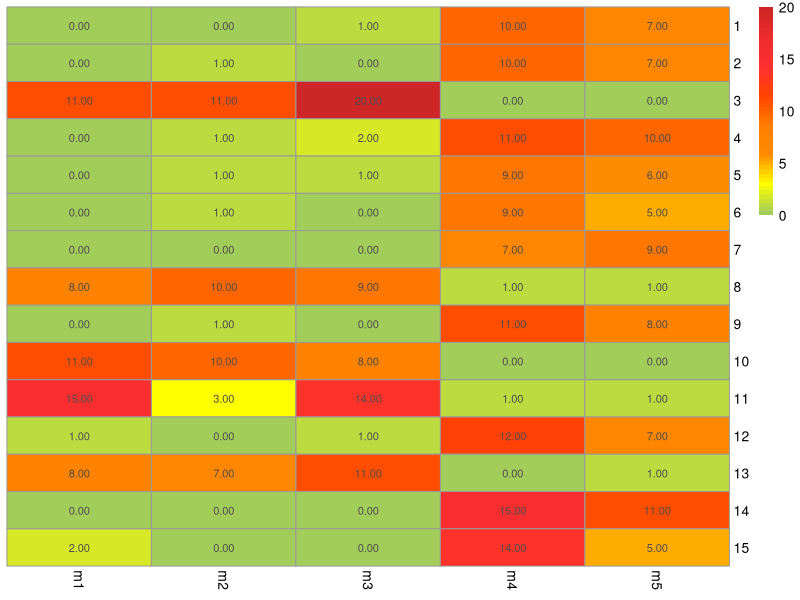
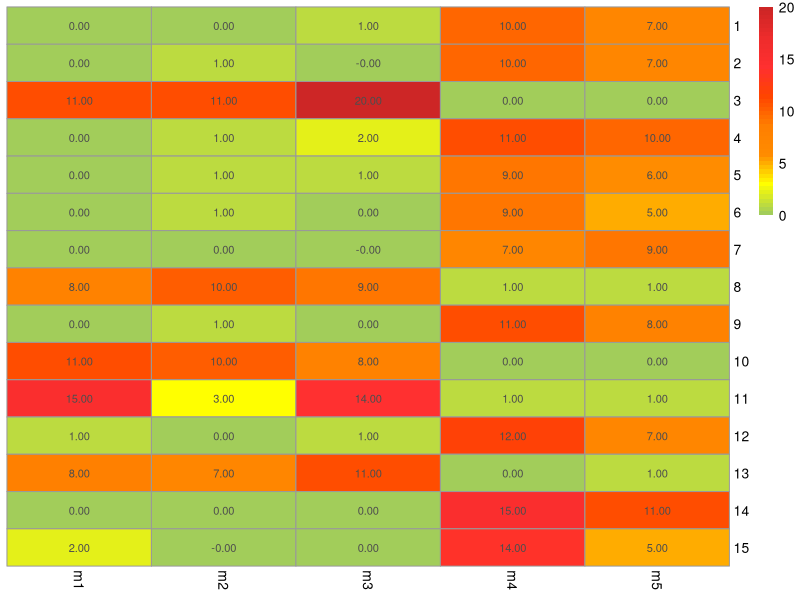
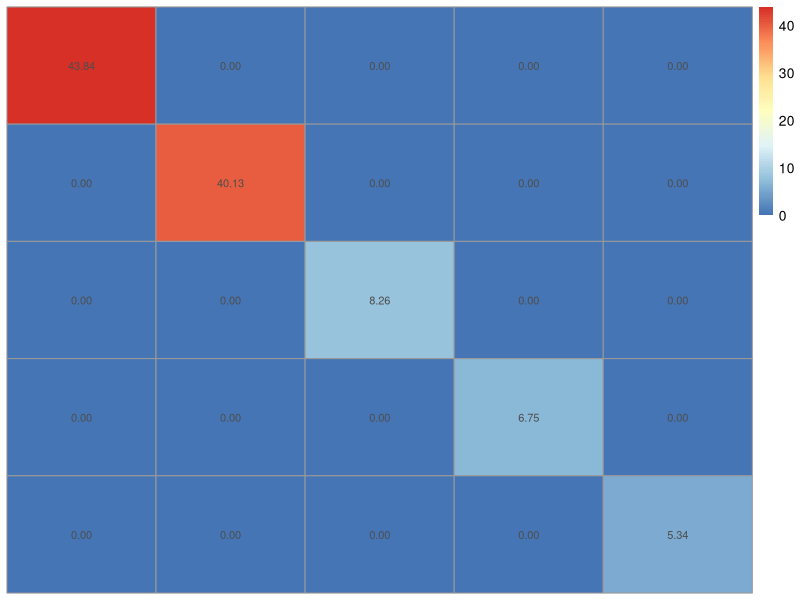
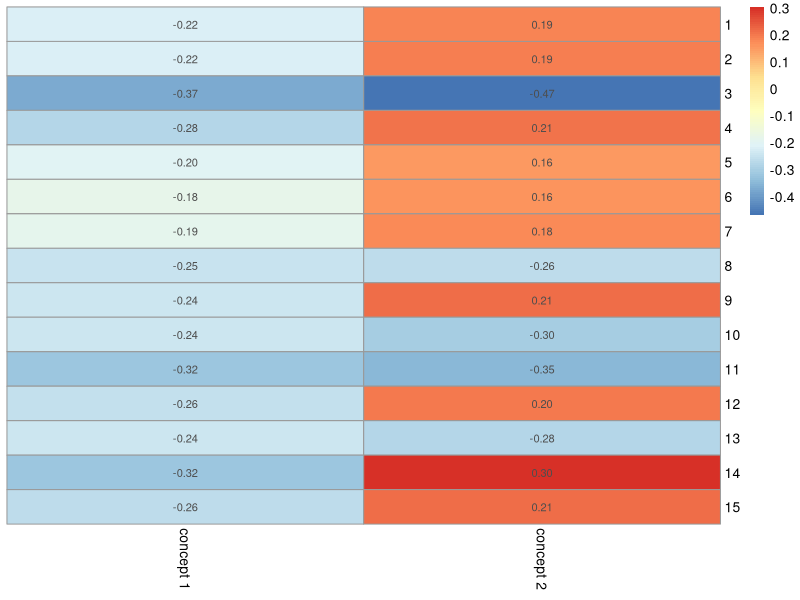
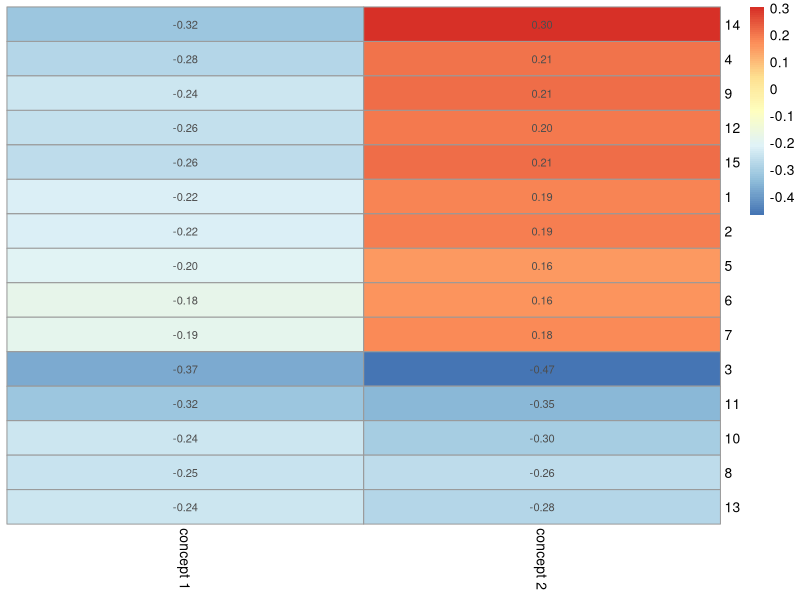
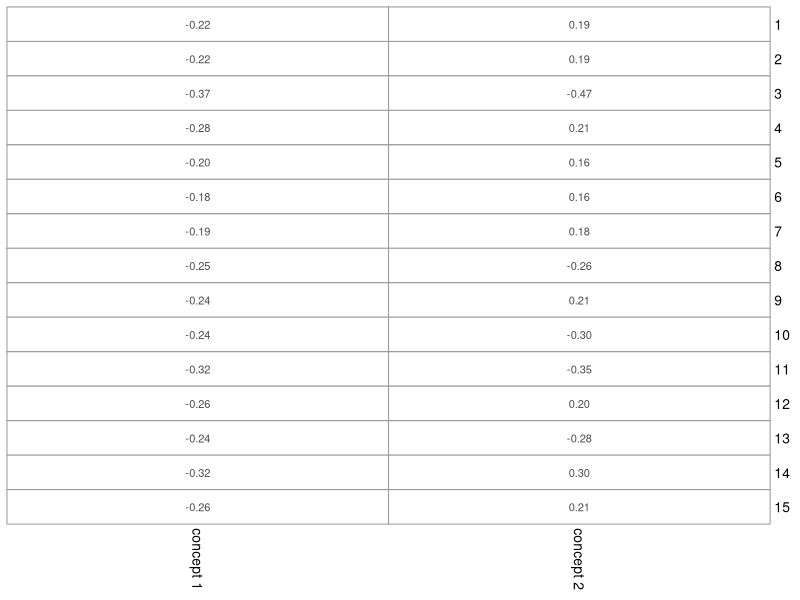
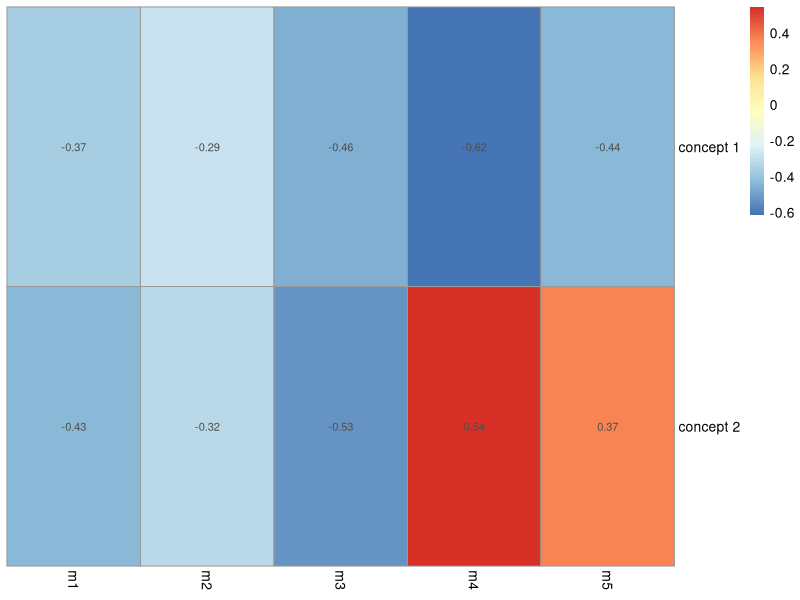
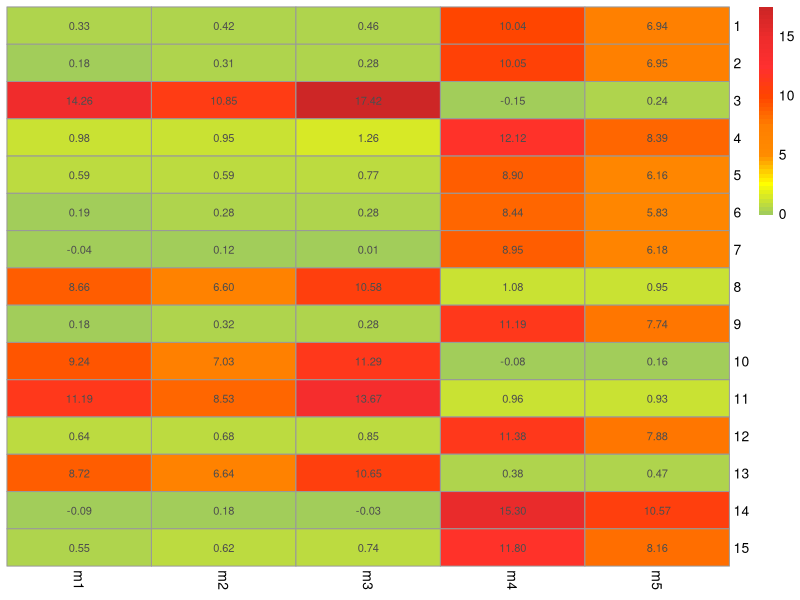

These charts were generated, in order, by the following R code:
#libraries needed
library(Matrix)
library(pracma)
library(pheatmap)

#DATASET 5
#import dataset and remove index column
dat<-read.csv('data4.csv')
dat <- dat[,-1]
#convert in matrix form
M<-as.matrix(dat)
M

# Plot heatmap of data matrix
pheatmap (M, show_colnames =TRUE, cluster_rows = FALSE, cluster_cols = FALSE, 
          labels_row = c(1:15), display_numbers =TRUE , legend = TRUE, 
          col = colorRampPalette(c("darkolivegreen3", "yellow", 
                                   "darkorange", "darkorange1", "orangered","firebrick1","firebrick2", "firebrick3"))(50))


#calculate rank of the data matrix
rankMatrix(M)[1]

#SVD (with 5 singular values)
svd_result<-svd(M,nu=5,nv=5)

U<-svd_result$u
V <-( svd_result $v)
Vt <-t(V)
D<-diag(svd_result$d)


#verifica 
Mprove<-(U%*%D%*%Vt)
Mprove
M
rankMatrix(Mprove)[1]
pheatmap (Mprove, show_colnames =TRUE, cluster_rows = FALSE, cluster_cols = FALSE, 
          labels_row = c(1:15), labels_col= c("m1", "m2", "m3", "m4", "m5"),
          display_numbers =TRUE , legend = TRUE, 
          col = colorRampPalette(c("darkolivegreen3", "yellow", 
                                   "darkorange", "darkorange1", "orangered","firebrick1","firebrick2", "firebrick3"))(50))

#-------------------



#relationship consumers-concepts
U

#relationship feature-concepts
Vt

#strength of the concepts
D

#strength of the concepts visualization
pheatmap (D, 
          cluster_rows = FALSE, cluster_cols = FALSE,
          display_numbers =TRUE , legend = TRUE)


# Compute energy keeped from the first 2 singular values
x <- svd_result$d[1:2]
energy_keeped <- sum(x^2) / sum( svd_result$d^2)
energy_keeped

#RETAIN 2 SINGULAR VALUES
svd_result2<-svd(M,nu=2, nv=2)

U2<-svd_result2$u
V2<-svd_result2$v
Vt2<-t(V2)
D2<-diag(svd_result2$d,nrow=2, ncol=2)

#relationship consumers-2 concepts
U2

#D, central matrix with 2 concepts, strength of the concepts
D2

#relationship aspects to improve-concepts
Vt2



#visualization consumers-concept
pheatmap (U2, cluster_rows = FALSE, cluster_cols = FALSE, 
          labels_row = c(1:15), labels_col = c("concept 1", "concept 2"), display_numbers =TRUE,legend = TRUE)
pheatmap (U2, cluster_rows = TRUE, cluster_cols = TRUE, 
          labels_row = c(1:15), labels_col = c("concept 1", "concept 2"), display_numbers =TRUE,legend = TRUE,
          treeheight_row =0,
          treeheight_col =0)


pheatmap (U2, cluster_rows = FALSE, cluster_cols = FALSE, 
          labels_row = c(1:15), labels_col = c("concept 1", "concept 2"), display_numbers =TRUE,legend = FALSE,
          col = colorRampPalette(c("white"))(50))


#relationship aspects to improve-concepts visualization
pheatmap (Vt2, cluster_rows = FALSE, cluster_cols = FALSE, 
          labels_row = c("concept 1", "concept 2"), labels_col = c("m1", "m2", "m3", "m4", "m5"), display_numbers =TRUE , legend = TRUE)



#create M with the best rank approximation
Mbest<-(U2%*%D2%*%Vt2)

# Plot heatmap of best rank approximation of the dataset
pheatmap (Mbest, show_colnames =TRUE, cluster_rows = FALSE, cluster_cols = FALSE, 
          labels_row = c(1:15), labels_col = c("m1", "m2", "m3", "m4", "m5"), display_numbers =TRUE , legend = TRUE, 
          col = colorRampPalette(c("darkolivegreen3", "yellow", 
                                   "darkorange", "darkorange1", "orangered","firebrick1","firebrick2", "firebrick3"))(50))


#compute score of the customers in the concepts' space
S<-M%*%V2
S


similarity<-matrix(nrow=15, ncol=15)
for (i in c(1:15)){
  for (j in c(1:15)){
    similarity[i, j]<-dot(S[i,],S[j,])/(sqrt(sum(S[i,]^2)*sum((S[j,])^2)))
  }
}

#no clustering
pheatmap(S,display_numbers = TRUE, cluster_rows = FALSE, cluster_cols = FALSE)

#clustering
pheatmap(S,display_numbers = TRUE, cluster_rows = TRUE, cluster_cols = TRUE)

#no clustering
pheatmap(similarity,display_numbers = TRUE, cluster_rows = FALSE, cluster_cols = FALSE,
         labels_row = c(1:15), labels_col = c(1:15))

#clustering
pheatmap(similarity,display_numbers = TRUE, cluster_rows = TRUE, cluster_cols = TRUE,
         labels_row = c(1:15), labels_col = c(1:15), treeheight_row =0,
         treeheight_col =0)



